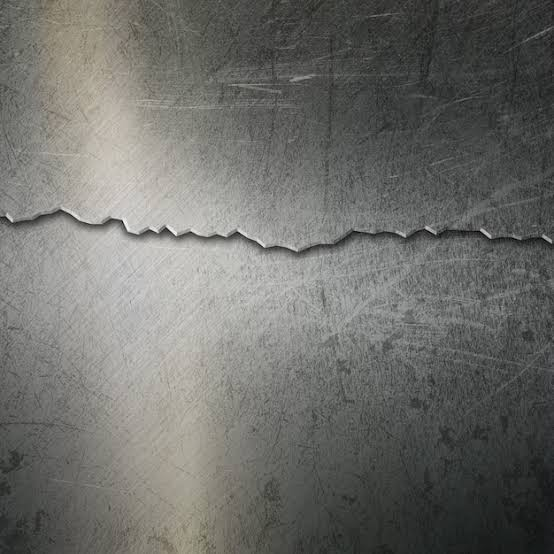
#> input picture 7/images.jpg, 554 x 554 px
$ python 2.py
#> lines starting #> are read from the running program, lines starting #| are printed output that depends on the picture; after the words box and inside, x2 and y2 are one past the last pixel; in counts of white or black regions, pixels touching at a corner belong together
import cv2
import numpy as np

# خواندن تصویر
img = cv2.imread("images.jpg", cv2.IMREAD_GRAYSCALE)
#> img: shape (554, 554); min 0, max 253, mean 109.6

if img is None:
    raise FileNotFoundError("تصویر پیدا نشد")

# ------------------------
# 1. Median Filter
# ------------------------
median = cv2.medianBlur(img, 5)

# ------------------------
# 2. Closing
# جلوگیری از قطع شدن ترک‌ها
# ------------------------
kernel = cv2.getStructuringElement(
    cv2.MORPH_RECT,
    (3,3)
)

closed = cv2.morphologyEx(
    median,
    cv2.MORPH_CLOSE,
    kernel,
    iterations=1
)

# ------------------------
# 3. Adaptive Threshold
# ------------------------
binary = cv2.adaptiveThreshold(
    closed,
    255,
    cv2.ADAPTIVE_THRESH_GAUSSIAN_C,
    cv2.THRESH_BINARY_INV,
    31,
    5
)
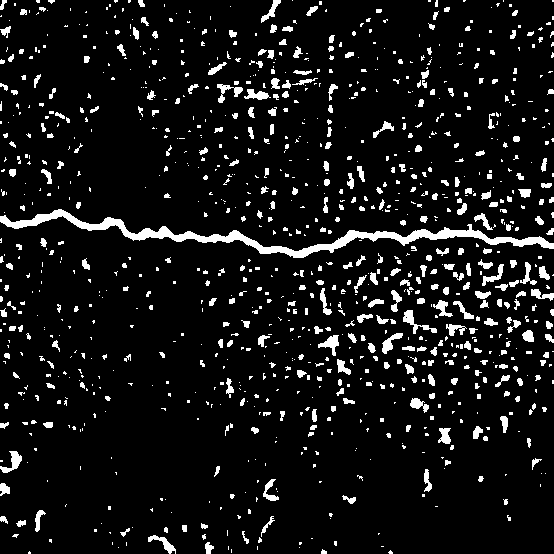
#> binary: shape (554, 554); 8% white; 1067 white regions (728 under 20 px), largest, box (x1, y1, x2, y2) and area: (0, 209, 554, 258) 4222, (403, 310, 437, 334) 230, (0, 451, 22, 473) 207

# ------------------------
# 4. Opening
# حذف نویزهای کوچک
# ------------------------
opened = cv2.morphologyEx(
    binary,
    cv2.MORPH_OPEN,
    kernel,
    iterations=1
)
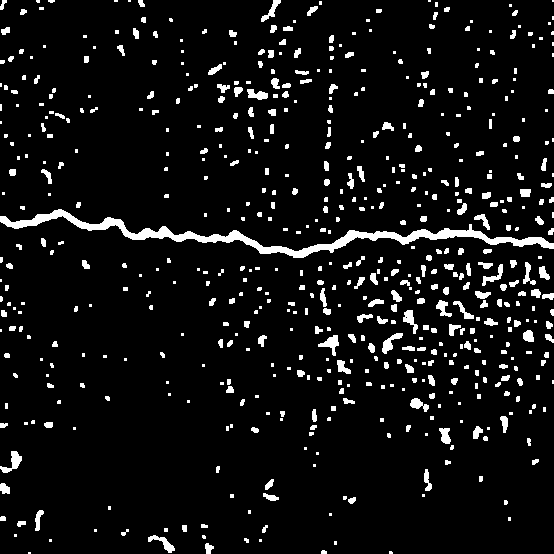
#> opened: shape (554, 554); 6.7% white; 601 white regions (309 under 20 px), largest, box (x1, y1, x2, y2) and area: (0, 209, 554, 258) 4201, (0, 451, 22, 473) 201, (318, 335, 339, 356) 190

# ------------------------
# 5. Dilation کوچک
# اتصال ترک‌های شکسته
# ------------------------
opened = cv2.dilate(
    opened,
    kernel,
    iterations=1
)
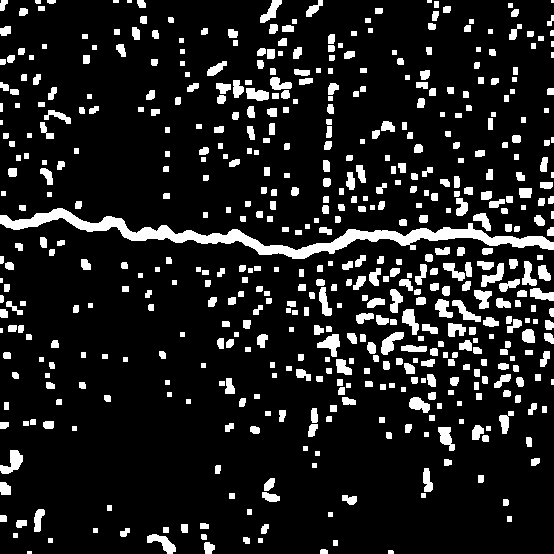
#> opened: shape (554, 554); 12.3% white; 546 white regions (13 under 20 px), largest, box (x1, y1, x2, y2) and area: (0, 208, 554, 259) 5748, (0, 450, 23, 474) 296, (317, 334, 340, 357) 280

# ------------------------
# 6. Edge Detection
# ------------------------
edges = cv2.Canny(
    opened,
    50,
    150
)
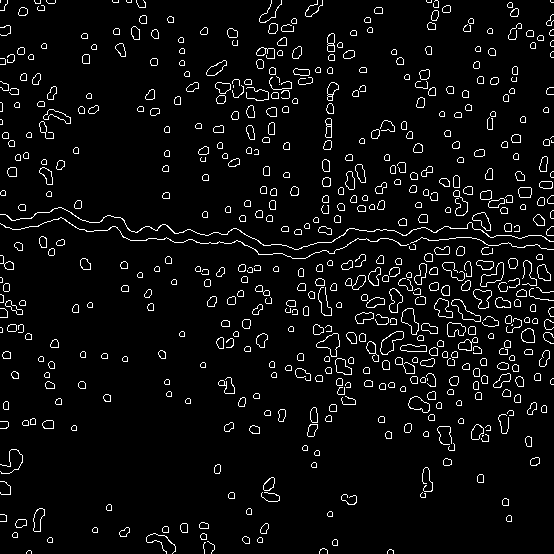
#> edges: shape (554, 554); 5% white in thin lines or dots

# ------------------------
# نمایش نتایج
# ------------------------
cv2.imshow("Original", img)
cv2.imshow("Median", median)
cv2.imshow("Threshold", binary)
cv2.imshow("Crack Mask", opened)
cv2.imshow("Edges", edges)

cv2.waitKey(0)
cv2.destroyAllWindows()

$ run again, with 7/coin.jpeg copied over 7/images.jpg
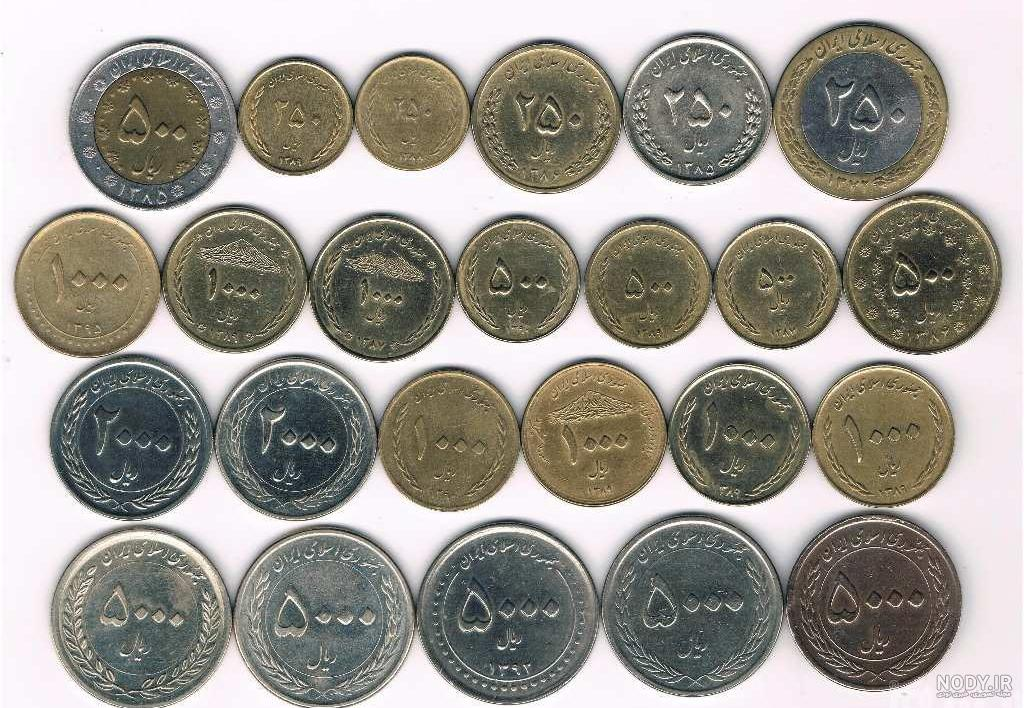
#> input picture 7/coin.jpeg, 1024 x 708 px
#> `binary = cv2.adaptiveThreshold( closed, 255, cv2.ADAPTIVE_THRESH_GAUSS..`:
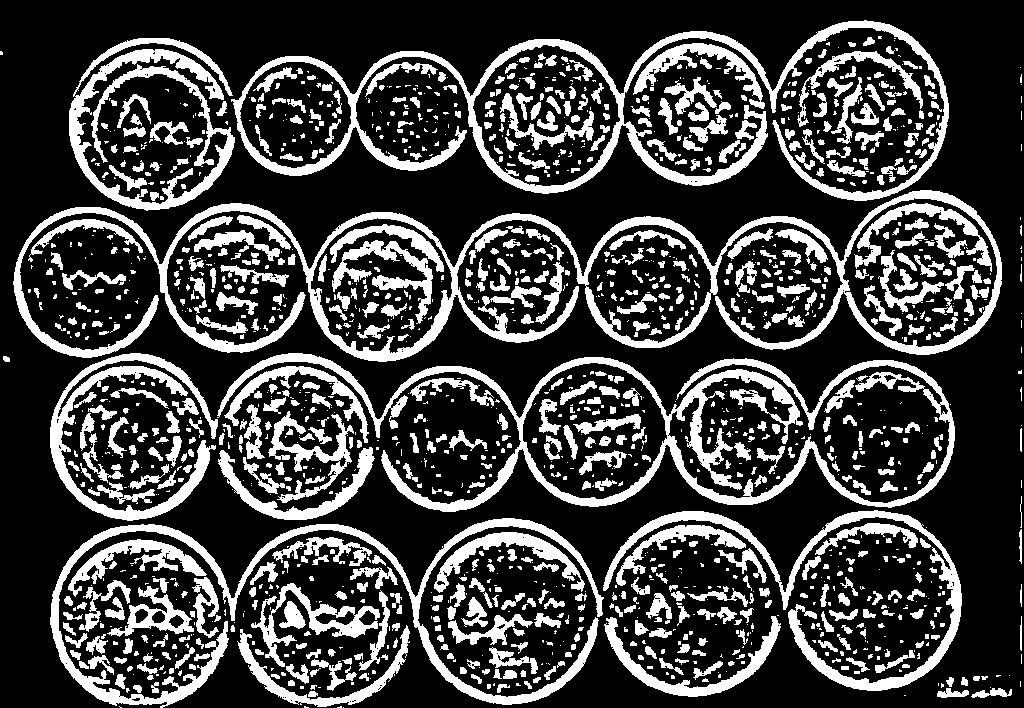
#> binary: shape (708, 1024); 25.7% white; 1634 white regions (890 under 20 px), largest, box (x1, y1, x2, y2) and area: (13, 190, 1002, 362) 20688, (217, 353, 955, 512) 16892, (231, 20, 949, 201) 14900
#> `edges = cv2.Canny( opened, 50, 150 )`:
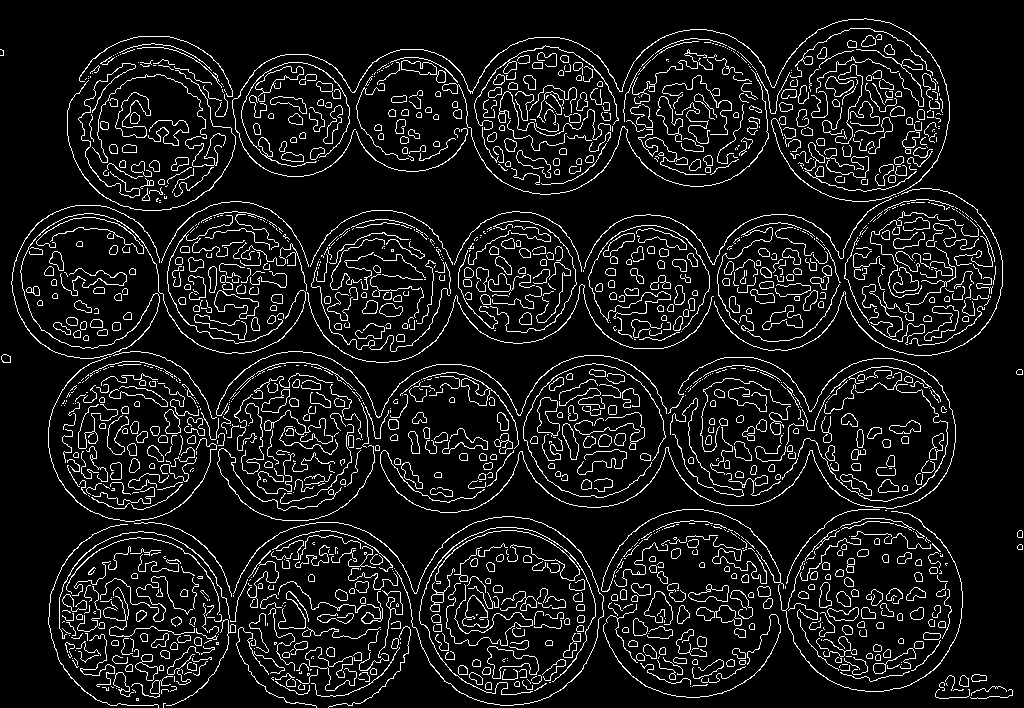
#> edges: shape (708, 1024); 9.1% white in thin lines or dots
